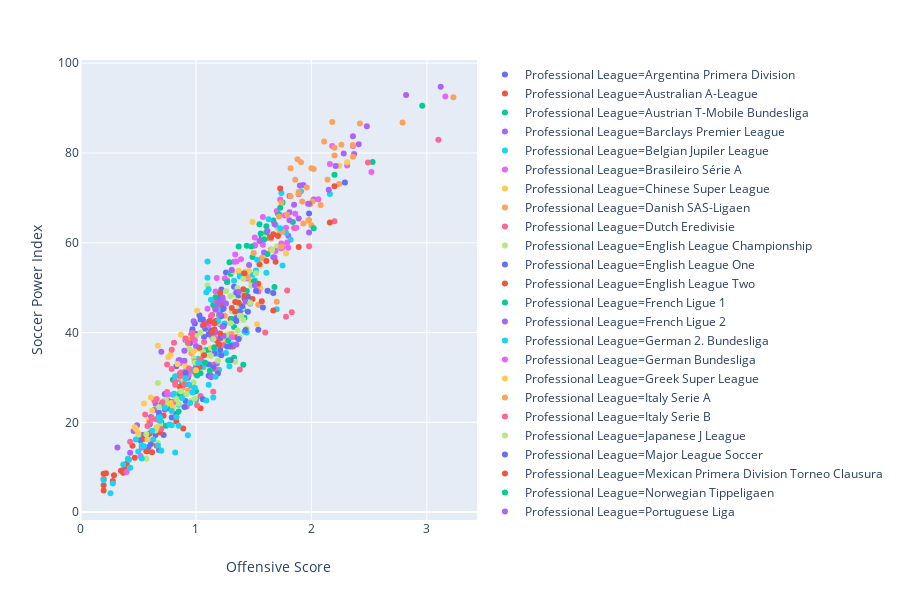

Here is the notebook cell this chart was saved with:
### Markdown cell above
## SPI by Offensive Score Plot
Using Seaborn, I plot the Soccer Power Index (SPI) values on Offensive Score values, while coloring the data points by league. SPI and Offensive Scores have a tight linear relationship because a team's SPI is at least partially based on a its offensive abilities, in addition to defense, how much it spends in the transfer market, and match performance. 

Looking at the coloring, the teams with the strongest offense are from the Premier League, Bundesliga, and Spanish Division. These leagues traditionally attract superstar attacking talents, and the respective teams also perform well in continental competitions. The Italian Serie A hosts many teams that have high SPIs, yet their offensive scores are lower on average -- this league is traditionally known for its defensive emphasis.

### Code cell
#Plot of Soccer Power Index on Offensive Score by national league 
#sns.relplot(x="Offensive Score", y="Soccer Power Index", hue="Professional League", data=club_data);
px.scatter(club_data, x="Offensive Score", y="Soccer Power Index", color="Professional League")

### Figure 1 — Plotly figure (JSON) as saved in the notebook; plotly's stock layout.template omitted (floating-point values rounded to 4 significant figures)
{"data": [{"hovertemplate": "Professional League=Argentina Primera Division<br>Offensive Score=%{x}<br>Soccer Power Index=%{y}<extra></extra>", "legendgroup": "Professional League=Argentina Primera Division", "marker": {"color": "#636efa", "symbol": "circle"}, "mode": "markers", "name": "Professional League=Argentina Primera Division", "showlegend": true, "type": "scatter", "uid": "f545c9b3-5660-4845-bd04-8e139cfa1a5d", "x": [1.61, 1.57, 1.51, 1.26, 1.33, 1.22, 1.2, 1.22, 1.17, 1.23, 1.39, 1.17, 1.03, 1.06, 1.04, 0.99, 1.08, 0.97, 1.13, 0.97, 0.97, 1.11, 1.07, 1.15, 0.91, 0.95], "xaxis": "x", "y": [61.93, 61.42, 59.4, 53.39, 50.18, 49.56, 47.8, 46.27, 45.58, 45.16, 45.16, 45.13, 43.83, 42.89, 42.88, 42.01, 40.82, 40.74, 40.48, 40.26, 39.76, 39.6, 39.03, 38.57, 38.35, 37.68], "yaxis": "y"}, {"hovertemplate": "Professional League=Australian A-League<br>Offensive Score=%{x}<br>Soccer Power Index=%{y}<extra></extra>", "legendgroup": "Professional League=Australian A-League", "marker": {"color": "#EF553B", "symbol": "circle"}, "mode": "markers", "name": "Professional League=Australian A-League", "showlegend": true, "type": "scatter", "uid": "b30af34e-0d7b-4d54-8de6-6551452c77d7", "x": [1.49, 1.3, 1.16, 1.35, 1.32, 1.32, 1.02, 1.13, 1.04, 0.89], "xaxis": "x", "y": [47.46, 43.01, 40.66, 38.97, 36.89, 33.92, 33.76, 30.35, 23.12, 18.64], "yaxis": "y"}, {"hovertemplate": "Professional League=Austrian T-Mobile Bundesliga<br>Offensive Score=%{x}<br>Soccer Power Index=%{y}<extra></extra>", "legendgroup": "Professional League=Austrian T-Mobile Bundesliga", "marker": {"color": "#00cc96", "symbol": "circle"}, "mode": "markers", "name": "Professional League=Austrian T-Mobile Bundesliga", "showlegend": true, "type": "scatter", "uid": "aaed53c2-62c1-49c2-9feb-0a031248f09d", "x": [2.53, 1.84, 1.44, 1.15, 1.42, 1.31, 1.33, 1.11, 1.08, 1.33, 1.41, 0.8], "xaxis": "x", "y": [77.99, 64.62, 49.25, 46.16, 43.28, 43.01, 41.24, 36.13, 36.08, 34.37, 32.82, 29.51], "yaxis": "y"}, {"hovertemplate": "Professional League=Barclays Premier League<br>Offensive Score=%{x}<br>Soccer Power Index=%{y}<extra></extra>", "legendgroup": "Professional League=Barclays Premier League", "marker": {"color": "#ab63fa", "symbol": "circle"}, "mode": "markers", "name": "Professional League=Barclays Premier League", "showlegend": true, "type": "scatter", "uid": "96de851b-4193-4223-82f9-a624e32997ea", "x": [3.12, 2.82, 2.48, 2.36, 2.41, 2.37, 1.93, 1.9, 1.89, 1.81, 2.02, 1.81, 1.71, 1.89, 1.81, 1.8, 1.62, 1.59, 1.68, 1.38], "xaxis": "x", "y": [94.75, 92.89, 85.96, 83.73, 81.93, 79.77, 72.86, 72.75, 70.82, 70.44, 69.66, 66.77, 66.53, 65.4, 65.02, 61.56, 61.11, 57.83, 56.74, 53.18], "yaxis": "y"}, {"hovertemplate": "Professional League=Belgian Jupiler League<br>Offensive Score=%{x}<br>Soccer Power Index=%{y}<extra></extra>", "legendgroup": "Professional League=Belgian Jupiler League", "marker": {"color": "#19d3f3", "symbol": "circle"}, "mode": "markers", "name": "Professional League=Belgian Jupiler League", "showlegend": true, "type": "scatter", "uid": "2681c159-f023-41e7-b543-29e0fe5506d4", "x": [2.16, 1.78, 1.82, 1.52, 1.61, 1.49, 1.38, 1.51, 1.2, 1.41, 1.7, 1.42, 1.19, 1.02, 1.05, 1.2], "xaxis": "x", "y": [70.87, 62.21, 60.67, 53.81, 53.33, 52.86, 52.46, 51.61, 45.54, 45.26, 45.21, 40.16, 35.25, 34.18, 33.19, 31.72], "yaxis": "y"}, {"hovertemplate": "Professional League=Brasileiro Série A<br>Offensive Score=%{x}<br>Soccer Power Index=%{y}<extra></extra>", "legendgroup": "Professional League=Brasileiro Série A", "marker": {"color": "#e763fa", "symbol": "circle"}, "mode": "markers", "name": "Professional League=Brasileiro Série A", "showlegend": true, "type": "scatter", "uid": "2cded091-88c5-45ca-8f54-bf32ac205496", "x": [1.73, 1.7, 1.58, 1.51, 1.58, 1.51, 1.34, 1.39, 1.35, 1.33, 1.18, 1.25, 1.27, 1.27, 1.17, 1.1, 1.13, 1.21, 1.11, 0.86], "xaxis": "x", "y": [69.61, 67.07, 65.74, 61.16, 59.55, 59.44, 57.4, 56.35, 55.82, 55.75, 52.17, 52.02, 51.58, 51.25, 49.15, 45.32, 43.61, 41.82, 41.57, 33.17], "yaxis": "y"}, {"hovertemplate": "Professional League=Chinese Super League<br>Offensive Score=%{x}<br>Soccer Power Index=%{y}<extra></extra>", "legendgroup": "Professional League=Chinese Super League", "marker": {"color": "#fecb52", "symbol": "circle"}, "mode": "markers", "name": "Professional League=Chinese Super League", "showlegend": true, "type": "scatter", "uid": "caa2c794-df4f-434c-867c-a6db76a5bc5a", "x": [1.97, 1.74, 1.78, 1.48, 1.56, 1.41, 1.39, 1.53, 1.29, 1.25, 1.19, 1.21, 1.13, 1.01, 1.06, 1.03, 1.01, 1.07], "xaxis": "x", "y": [64.89, 58.62, 57.59, 51.29, 49.85, 46.12, 43.73, 41.87, 39.68, 38.39, 37.78, 36.82, 36.53, 36.43, 34.95, 33.73, 33.03, 32.23], "yaxis": "y"}, {"hovertemplate": "Professional League=Danish SAS-Ligaen<br>Offensive Score=%{x}<br>Soccer Power Index=%{y}<extra></extra>", "legendgroup": "Professional League=Danish SAS-Ligaen", "marker": {"color": "#ffa15a", "symbol": "circle"}, "mode": "markers", "name": "Professional League=Danish SAS-Ligaen", "showlegend": true, "type": "scatter", "uid": "c8fe62ab-9f6d-4a6f-a6f9-eef22c2f34e9", "x": [2.08, 2, 1.7, 1.54, 1.25, 1.31, 1.2, 0.96, 0.93, 0.94, 0.88, 0.93, 0.89, 0.78], "xaxis": "x", "y": [68.4, 63.89, 46.87, 46.18, 43.74, 39.65, 37.58, 35.37, 31.98, 30.5, 27.64, 27.01, 26.11, 24.44], "yaxis": "y"}, {"hovertemplate": "Professional League=Dutch Eredivisie<br>Offensive Score=%{x}<br>Soccer Power Index=%{y}<extra></extra>", "legendgroup": "Professional League=Dutch Eredivisie", "marker": {"color": "#ff6692", "symbol": "circle"}, "mode": "markers", "name": "Professional League=Dutch Eredivisie", "showlegend": true, "type": "scatter", "uid": "d5d054eb-cb1c-4c72-b1f6-4d3bb6d951a1", "x": [3.1, 2.49, 2.2, 1.85, 1.98, 1.79, 1.17, 1.83, 1.78, 1.6, 1.19, 1.3, 1.15, 1.17, 1.38, 1.15, 1.04, 0.92], "xaxis": "x", "y": [82.96, 77.89, 64.79, 63.27, 59.23, 49.34, 47, 44.51, 43.52, 40.01, 38.59, 36.82, 32.83, 31.79, 31.75, 26.83, 25.85, 23.54], "yaxis": "y"}, {"hovertemplate": "Professional League=English League Championship<br>Offensive Score=%{x}<br>Soccer Power Index=%{y}<extra></extra>", "legendgroup": "Professional League=English League Championship", "marker": {"color": "#b6e880", "symbol": "circle"}, "mode": "markers", "name": "Professional League=English League Championship", "showlegend": true, "type": "scatter", "uid": "c27172ba-b0b3-416e-a44c-c570e0e85a6e", "x": [1.71, 1.59, 1.78, 1.7, 1.59, 1.56, 1.43, 1.52, 1.3, 1.1, 1.36, 1.26, 1.34, 1.3, 1.36, 1.24, 1.39, 1.37, 1.31, 1.21, 1.26, 1.06, 0.98, 1.04], "xaxis": "x", "y": [63.1, 61.31, 59.21, 59.18, 56.45, 54.89, 53.61, 53.19, 52.85, 50.51, 49.9, 49.2, 48.57, 48.07, 47.98, 47.24, 46.16, 45.21, 44.76, 42.05, 39.47, 35.83, 34.35, 34.06], "yaxis": "y"}, {"hovertemplate": "Professional League=English League One<br>Offensive Score=%{x}<br>Soccer Power Index=%{y}<extra></extra>", "legendgroup": "Professional League=English League One", "marker": {"color": "#636efa", "symbol": "circle"}, "mode": "markers", "name": "Professional League=English League One", "showlegend": true, "type": "scatter", "uid": "81420154-faec-4098-b12f-62d23925af82", "x": [1.37, 1.47, 1, 1.21, 0.83, 1.11, 0.93, 0.73, 0.76, 0.7, 0.9, 0.68, 0.83, 0.68, 0.79, 0.6, 0.72, 0.65, 0.54, 0.52, 0.61, 0.59, 0.68, 0.58], "xaxis": "x", "y": [48.29, 46.46, 39.7, 36.13, 32.5, 30.36, 29.93, 26.3, 24.74, 23.89, 23.43, 22.15, 21.87, 21.47, 21.07, 19.57, 17.18, 17.18, 17.15, 15.94, 15.15, 14.5, 13.84, 13.57], "yaxis": "y"}, {"hovertemplate": "Professional League=English League Two<br>Offensive Score=%{x}<br>Soccer Power Index=%{y}<extra></extra>", "legendgroup": "Professional League=English League Two", "marker": {"color": "#EF553B", "symbol": "circle"}, "mode": "markers", "name": "Professional League=English League Two", "showlegend": true, "type": "scatter", "uid": "e3bcbc39-87e2-402c-9c94-e2b34e35d29c", "x": [0.76, 0.72, 0.83, 0.83, 0.69, 0.6, 0.58, 0.55, 0.66, 0.45, 0.57, 0.62, 0.47, 0.4, 0.38, 0.35, 0.37, 0.22, 0.2, 0.29, 0.2, 0.28, 0.2, 0.2], "xaxis": "x", "y": [23.18, 21.48, 21.26, 20.17, 17.72, 17.49, 17.03, 16.33, 14.85, 14.78, 13.55, 13.35, 12.13, 10.76, 9.66, 9.22, 8.74, 8.66, 8.56, 8.22, 7.34, 6.94, 5.99, 4.81], "yaxis": "y"}, {"hovertemplate": "Professional League=French Ligue 1<br>Offensive Score=%{x}<br>Soccer Power Index=%{y}<extra></extra>", "legendgroup": "Professional League=French Ligue 1", "marker": {"color": "#00cc96", "symbol": "circle"}, "mode": "markers", "name": "Professional League=French Ligue 1", "showlegend": true, "type": "scatter", "uid": "7683b0c9-aaf2-4231-9823-3f45a48de18f", "x": [2.96, 2.2, 1.75, 1.73, 1.72, 1.67, 1.55, 1.61, 1.61, 1.56, 1.59, 1.44, 1.37, 1.48, 1.62, 1.49, 1.29, 1.3, 1.27, 1.17], "xaxis": "x", "y": [90.54, 75.14, 68.97, 67.8, 66.27, 64.97, 64.13, 63.67, 62.38, 62.08, 60.72, 59.31, 59.19, 59.17, 57.51, 56.81, 55.68, 53.09, 51.27, 47.86], "yaxis": "y"}, {"hovertemplate": "Professional League=French Ligue 2<br>Offensive Score=%{x}<br>Soccer Power Index=%{y}<extra></extra>", "legendgroup": "Professional League=French Ligue 2", "marker": {"color": "#ab63fa", "symbol": "circle"}, "mode": "markers", "name": "Professional League=French Ligue 2", "showlegend": true, "type": "scatter", "uid": "19c40a01-ffe0-4c44-bd09-cdd7883a7dea", "x": [1.2, 0.96, 1.14, 0.7, 0.86, 0.85, 1.18, 1, 1.13, 0.83, 0.9, 0.65, 0.73, 0.64, 0.61, 0.49, 0.46, 0.51, 0.32, 0.43], "xaxis": "x", "y": [46.41, 39.62, 39.05, 35.74, 33.83, 33.82, 33.08, 32.55, 30.02, 29.56, 28.37, 24.13, 22.81, 22.77, 21.2, 19.35, 18.08, 17.11, 14.39, 13.2], "yaxis": "y"}, {"hovertemplate": "Professional League=German 2. Bundesliga<br>Offensive Score=%{x}<br>Soccer Power Index=%{y}<extra></extra>", "legendgroup": "Professional League=German 2. Bundesliga", "marker": {"color": "#19d3f3", "symbol": "circle"}, "mode": "markers", "name": "Professional League=German 2. Bundesliga", "showlegend": true, "type": "scatter", "uid": "d0790556-c7c4-425c-b146-72b6a66182b5", "x": [1.75, 1.21, 1.25, 1.44, 1.32, 1.16, 1.26, 1.03, 1.06, 1.06, 0.98, 0.95, 0.91, 1, 0.88, 0.86, 0.8, 0.85], "xaxis": "x", "y": [54.94, 43.53, 42.01, 40.01, 37.31, 36.38, 35.42, 33.83, 33.36, 32.34, 31.75, 31.45, 31.45, 30.78, 30.44, 26.53, 26.12, 23.91], "yaxis": "y"}, {"hovertemplate": "Professional League=German Bundesliga<br>Offensive Score=%{x}<br>Soccer Power Index=%{y}<extra></extra>", "legendgroup": "Professional League=German Bundesliga", "marker": {"color": "#e763fa", "symbol": "circle"}, "mode": "markers", "name": "Professional League=German Bundesliga", "showlegend": true, "type": "scatter", "uid": "18ecd11d-583e-47ca-9d42-9fc8280044c3", "x": [3.16, 2.36, 2.18, 2.16, 2.31, 2.52, 2.06, 1.97, 1.86, 1.78, 1.87, 1.74, 1.75, 1.8, 1.74, 1.69, 1.44, 1.54], "xaxis": "x", "y": [92.57, 81.57, 81.53, 77.57, 77.19, 75.75, 69.71, 68.66, 66.45, 63.35, 63.33, 59.81, 59.01, 58.9, 58.85, 58.16, 52.03, 49.14], "yaxis": "y"}, {"hovertemplate": "Professional League=Greek Super League<br>Offensive Score=%{x}<br>Soccer Power Index=%{y}<extra></extra>", "legendgroup": "Professional League=Greek Super League", "marker": {"color": "#fecb52", "symbol": "circle"}, "mode": "markers", "name": "Professional League=Greek Super League", "showlegend": true, "type": "scatter", "uid": "9eecda4b-a6b3-410a-9a8e-e40d960f08aa", "x": [2.31, 2.24, 1.49, 1.37, 1.46, 1.01, 0.87, 1.17, 0.92, 0.67, 0.78, 0.76, 0.91, 0.83, 0.55, 0.59], "xaxis": "x", "y": [77.95, 77.14, 64.65, 53.75, 53.71, 44.88, 39.49, 38.77, 38.29, 37.04, 35.07, 34.5, 32.56, 29.97, 24.17, 20.33], "yaxis": "y"}, {"hovertemplate": "Professional League=Italy Serie A<br>Offensive Score=%{x}<br>Soccer Power Index=%{y}<extra></extra>", "legendgroup": "Professional League=Italy Serie A", "marker": {"color": "#ffa15a", "symbol": "circle"}, "mode": "markers", "name": "Professional League=Italy Serie A", "showlegend": true, "type": "scatter", "uid": "98092d0e-b914-43a0-83fb-201b78c19504", "x": [2.42, 2.26, 2.2, 2.36, 2, 1.86, 2.24, 2.01, 1.92, 1.74, 1.75, 1.72, 1.65, 1.74, 1.65, 1.5, 1.57, 1.43, 1.45, 1.53], "xaxis": "x", "y": [86.55, 81.81, 81.16, 79.16, 76.57, 74.01, 73.06, 69.27, 69.17, 68.98, 62.5, 61.93, 60.94, 59.16, 58.49, 57.74, 56.63, 52.64, 52.25, 49.91], "yaxis": "y"}, {"hovertemplate": "Professional League=Italy Serie B<br>Offensive Score=%{x}<br>Soccer Power Index=%{y}<extra></extra>", "legendgroup": "Professional League=Italy Serie B", "marker": {"color": "#ff6692", "symbol": "circle"}, "mode": "markers", "name": "Professional League=Italy Serie B", "showlegend": true, "type": "scatter", "uid": "f2bdc0f7-bd8d-436f-8ad6-e3ed6089c445", "x": [1.24, 1.04, 0.99, 0.94, 1.01, 0.99, 0.87, 0.92, 0.92, 0.75, 0.64, 0.73, 0.8, 0.83, 0.67, 0.66, 0.6, 0.58, 0.7], "xaxis": "x", "y": [37.2, 33.98, 33.53, 31.98, 31.47, 31.16, 31.12, 30.82, 30.15, 26.73, 24.85, 24.75, 24.56, 24.53, 20.86, 20.64, 19.94, 19.16, 18.56], "yaxis": "y"}, {"hovertemplate": "Professional League=Japanese J League<br>Offensive Score=%{x}<br>Soccer Power Index=%{y}<extra></extra>", "legendgroup": "Professional League=Japanese J League", "marker": {"color": "#b6e880", "symbol": "circle"}, "mode": "markers", "name": "Professional League=Japanese J League", "showlegend": true, "type": "scatter", "uid": "73f8b288-3f7f-4070-a299-40dbeb8d6485", "x": [1.41, 1.64, 1.41, 1.4, 1.41, 1.44, 1.36, 1.04, 1, 1.38, 0.94, 1.19, 1.34, 0.99, 0.67, 0.92, 0.74, 0.85, 0.75, 0.5], "xaxis": "x", "y": [51.98, 49.1, 48.53, 45.47, 42.77, 40.89, 40.48, 39.93, 39.21, 38.93, 36.4, 33.73, 33.48, 33.33, 28.76, 26.29, 25.05, 24.14, 23.85, 17.25], "yaxis": "y"}, {"hovertemplate": "Professional League=Major League Soccer<br>Offensive Score=%{x}<br>Soccer Power Index=%{y}<extra></extra>", "legendgroup": "Professional League=Major League Soccer", "marker": {"color": "#636efa", "symbol": "circle"}, "mode": "markers", "name": "Professional League=Major League Soccer", "showlegend": true, "type": "scatter", "uid": "b1a6ffcc-3457-4a55-8696-ae8f4412194e", "x": [1.52, 1.62, 1.35, 1.42, 1.4, 1.58, 1.38, 1.35, 1.35, 1.17, 1.24, 1.54, 1.21, 1.37, 1.3, 1.16, 1.22, 1.3, 1.11, 1.15, 1, 1.19, 1.06, 0.91], "xaxis": "x", "y": [49.3, 49.29, 48.92, 47.58, 45.88, 45.6, 44.67, 43.23, 42.55, 42.48, 41.46, 40.61, 38.72, 38.57, 37.07, 35.34, 34.92, 33.84, 32.88, 32.21, 31.72, 30.9, 25.16, 24.77], "yaxis": "y"}, {"hovertemplate": "Professional League=Mexican Primera Division Torneo Clausura<br>Offensive Score=%{x}<br>Soccer Power Index=%{y}<extra></extra>", "legendgroup": "Professional League=Mexican Primera Division Torneo Clausura", "marker": {"color": "#EF553B", "symbol": "circle"}, "mode": "markers", "name": "Professional League=Mexican Primera Division Torneo Clausura", "showlegend": true, "type": "scatter", "uid": "f984dc04-6f67-42cc-9e95-89137f3a1689", "x": [1.67, 1.71, 1.65, 1.55, 1.42, 1.54, 1.41, 1.34, 1.37, 1.23, 1.34, 1.2, 1.17, 1.15, 1.18, 1.03, 1.03, 0.86], "xaxis": "x", "y": [61.92, 61.5, 61.24, 55.21, 53.21, 50.89, 49.64, 46.8, 46.65, 46.12, 44.62, 44.02, 42.59, 39.54, 38.21, 36.62, 32.34, 27.93], "yaxis": "y"}, {"hovertemplate": "Professional League=Norwegian Tippeligaen<br>Offensive Score=%{x}<br>Soccer Power Index=%{y}<extra></extra>", "legendgroup": "Professional League=Norwegian Tippeligaen", "marker": {"color": "#00cc96", "symbol": "circle"}, "mode": "markers", "name": "Professional League=Norwegian Tippeligaen", "showlegend": true, "type": "scatter", "uid": "33313a45-62ea-4406-af68-20895b3c93da", "x": [1.5, 1.68, 1.28, 1.16, 1.28, 1.08, 1.12, 1.04, 1.01, 0.88, 1, 0.98, 0.86, 1, 0.78, 0.85, 0.7, 0.74], "xaxis": "x", "y": [51.39, 50.16, 38.22, 36.74, 33.76, 33.25, 31.51, 30.93, 30.45, 29.04, 26.93, 26.79, 25.9, 25.03, 22.98, 22.39, 20.03, 19.26], "yaxis": "y"}, {"hovertemplate": "Professional League=Portuguese Liga<br>Offensive Score=%{x}<br>Soccer Power Index=%{y}<extra></extra>", "legendgroup": "Professional League=Portuguese Liga", "marker": {"color": "#ab63fa", "symbol": "circle"}, "mode": "markers", "name": "Professional League=Portuguese Liga", "showlegend": true, "type": "scatter", "uid": "70cc8fe3-a6db-4c8e-9141-aad91e6374d3", "x": [2.28, 2.21, 1.85, 1.62, 1.31, 1.23, 1.23, 1.43, 1.19, 0.98, 1.12, 1.09, 1.06, 1.23, 1.17, 1.24, 1, 0.9], "xaxis": "x", "y": [79.87, 77.07, 68.48, 62.61, 53.91, 47.79, 47.14, 46.94, 46.65, 42.49, 42.49, 42.23, 41.59, 41.27, 40.13, 39.25, 37.02, 33.7], "yaxis": "y"}, {"hovertemplate": "Professional League=Russian Premier Liga<br>Offensive Score=%{x}<br>Soccer Power Index=%{y}<extra></extra>", "legendgroup": "Professional League=Russian Premier Liga", "marker": {"color": "#19d3f3", "symbol": "circle"}, "mode": "markers", "name": "Professional League=Russian Premier Liga", "showlegend": true, "type": "scatter", "uid": "2e57c70f-7006-4982-bea0-fcb0ee837766", "x": [1.91, 1.74, 1.63, 1.69, 1.73, 1.53, 1.1, 1.1, 1.33, 1.11, 1.09, 1.13, 1.2, 1.19, 1.02, 0.82], "xaxis": "x", "y": [71.49, 71.1, 65.21, 63.94, 63.23, 56.23, 55.85, 52.2, 51.53, 49.66, 48.97, 47.3, 43.76, 42.45, 33.22, 30.24], "yaxis": "y"}, {"hovertemplate": "Professional League=Scottish Premiership<br>Offensive Score=%{x}<br>Soccer Power Index=%{y}<extra></extra>", "legendgroup": "Professional League=Scottish Premiership", "marker": {"color": "#e763fa", "symbol": "circle"}, "mode": "markers", "name": "Professional League=Scottish Premiership", "showlegend": true, "type": "scatter", "uid": "7ae22fa5-533c-4ea6-9607-1d8a96576e68", "x": [1.77, 1.79, 1.31, 1.16, 0.99, 0.93, 0.75, 0.76, 0.62, 0.53, 0.52, 0.4], "xaxis": "x", "y": [66.06, 60.03, 38.93, 38.83, 38.23, 30.47, 26.3, 26.19, 20.72, 14.31, 12.48, 8.96], "yaxis": "y"}, {"hovertemplate": "Professional League=South African ABSA Premier League<br>Offensive Score=%{x}<br>Soccer Power Index=%{y}<extra></extra>", "legendgroup": "Professional League=South African ABSA Premier League", "marker": {"color": "#fecb52", "symbol": "circle"}, "mode": "markers", "name": "Professional League=South African ABSA Premier League", "showlegend": true, "type": "scatter", "uid": "34199c7d-b046-4972-b527-a83ebeb27d97", "x": [0.94, 0.98, 1.13, 0.84, 1, 0.89, 0.61, 0.78, 0.8, 0.62, 0.69, 0.66, 0.47, 0.48, 0.5, 0.58], "xaxis": "x", "y": [38.69, 35.77, 34.85, 32.98, 31.59, 29.33, 25.53, 24.31, 23.3, 22.58, 20.82, 18.92, 18.88, 18.52, 17.61, 16.2], "yaxis": "y"}, {"hovertemplate": "Professional League=Spanish Primera Division<br>Offensive Score=%{x}<br>Soccer Power Index=%{y}<extra></extra>", "legendgroup": "Professional League=Spanish Primera Division", "marker": {"color": "#ffa15a", "symbol": "circle"}, "mode": "markers", "name": "Professional League=Spanish Primera Division", "showlegend": true, "type": "scatter", "uid": "9fe28a02-f531-4d56-a240-e5cd90f9499c", "x": [3.23, 2.18, 2.79, 2.11, 2.36, 2.2, 1.88, 1.91, 1.82, 2.02, 2.14, 1.96, 1.89, 1.89, 1.82, 1.99, 1.79, 1.72, 1.98, 1.93], "xaxis": "x", "y": [92.43, 86.92, 86.77, 82.57, 81.78, 79.43, 78.62, 77.95, 76.57, 76.41, 74.06, 72.33, 71.3, 70.91, 70.38, 68.64, 66.24, 65.82, 65.06, 64.29], "yaxis": "y"}, {"hovertemplate": "Professional League=Spanish Segunda Division<br>Offensive Score=%{x}<br>Soccer Power Index=%{y}<extra></extra>", "legendgroup": "Professional League=Spanish Segunda Division", "marker": {"color": "#ff6692", "symbol": "circle"}, "mode": "markers", "name": "Professional League=Spanish Segunda Division", "showlegend": true, "type": "scatter", "uid": "1a83b7df-7a8f-4f8c-907b-747251cebf66", "x": [1.14, 0.97, 0.97, 0.91, 1.07, 0.81, 0.93, 0.79, 0.75, 0.79, 0.86, 0.86, 0.82, 0.9, 0.82, 0.96, 0.66, 0.71, 1.01, 0.56, 0.62, 0.43], "xaxis": "x", "y": [43.97, 39.92, 38.74, 38.68, 37.87, 37.74, 37.66, 36.14, 32.87, 31.9, 30.85, 30.33, 29.06, 28.57, 28.36, 28.15, 25.2, 24.49, 23.83, 21.75, 20.99, 15.66], "yaxis": "y"}, {"hovertemplate": "Professional League=Swedish Allsvenskan<br>Offensive Score=%{x}<br>Soccer Power Index=%{y}<extra></extra>", "legendgroup": "Professional League=Swedish Allsvenskan", "marker": {"color": "#b6e880", "symbol": "circle"}, "mode": "markers", "name": "Professional League=Swedish Allsvenskan", "showlegend": true, "type": "scatter", "uid": "8f22a609-1860-4284-93e1-ef3eeb65ad7f", "x": [1.66, 1.32, 1.48, 1.47, 1.38, 1.3, 1.15, 1.12, 0.98, 0.87, 0.99, 0.83, 0.96, 0.68, 0.69, 0.65, 0.57, 0.67, 0.57], "xaxis": "x", "y": [58.38, 53.57, 50.46, 46.57, 43.72, 42.05, 38.55, 34.95, 28.86, 26.91, 25.27, 25.2, 24.82, 23.44, 19.72, 18.19, 17.36, 15.39, 11.9], "yaxis": "y"}, {"hovertemplate": "Professional League=Swiss Raiffeisen Super League<br>Offensive Score=%{x}<br>Soccer Power Index=%{y}<extra></extra>", "legendgroup": "Professional League=Swiss Raiffeisen Super League", "marker": {"color": "#636efa", "symbol": "circle"}, "mode": "markers", "name": "Professional League=Swiss Raiffeisen Super League", "showlegend": true, "type": "scatter", "uid": "7993e52f-da6d-4151-a302-c5a5349fd703", "x": [2.29, 1.98, 1.67, 1.45, 1.24, 1.45, 1.22, 1.43, 1.27, 0.91], "xaxis": "x", "y": [73.44, 66.5, 48.79, 48.01, 45.35, 44.62, 43.69, 40.55, 36.87, 30.98], "yaxis": "y"}, {"hovertemplate": "Professional League=Turkish Turkcell Super Lig<br>Offensive Score=%{x}<br>Soccer Power Index=%{y}<extra></extra>", "legendgroup": "Professional League=Turkish Turkcell Super Lig", "marker": {"color": "#EF553B", "symbol": "circle"}, "mode": "markers", "name": "Professional League=Turkish Turkcell Super Lig", "showlegend": true, "type": "scatter", "uid": "7bb16cfa-d981-4110-8284-2ae153ae818c", "x": [2.2, 1.73, 2.16, 1.89, 1.61, 1.69, 1.21, 1.42, 1.57, 1.31, 1.67, 1.12, 1.16, 1.07, 1.14, 1.21, 1.2, 1.07], "xaxis": "x", "y": [72.58, 72.07, 64.52, 59.07, 55.95, 55.77, 48.79, 48.17, 46.96, 45.47, 44.9, 42.56, 42.04, 41.8, 40.17, 39.79, 37.34, 34.94], "yaxis": "y"}, {"hovertemplate": "Professional League=UEFA Champions League<br>Offensive Score=%{x}<br>Soccer Power Index=%{y}<extra></extra>", "legendgroup": "Professional League=UEFA Champions League", "marker": {"color": "#00cc96", "symbol": "circle"}, "mode": "markers", "name": "Professional League=UEFA Champions League", "showlegend": true, "type": "scatter", "uid": "34e32440-3f33-4e3b-8dcf-779ea1e9959f", "x": [2.02], "xaxis": "x", "y": [63.24], "yaxis": "y"}, {"hovertemplate": "Professional League=UEFA Europa League<br>Offensive Score=%{x}<br>Soccer Power Index=%{y}<extra></extra>", "legendgroup": "Professional League=UEFA Europa League", "marker": {"color": "#ab63fa", "symbol": "circle"}, "mode": "markers", "name": "Professional League=UEFA Europa League", "showlegend": true, "type": "scatter", "uid": "7ec308d5-3c9d-4371-bb42-6d444ae1ec23", "x": [2.15, 1.98, 1.68, 1.98, 1.55, 1.67, 1.46, 1.31, 1.51, 1.37, 1.26, 1.19, 1.17, 1.21, 1.35, 0.9], "xaxis": "x", "y": [71.79, 68.7, 64.16, 62.31, 60.37, 56.76, 55.07, 53.85, 50.51, 49.03, 46.48, 46.43, 45.21, 44.06, 37.32, 35.94], "yaxis": "y"}, {"hovertemplate": "Professional League=United Soccer League<br>Offensive Score=%{x}<br>Soccer Power Index=%{y}<extra></extra>", "legendgroup": "Professional League=United Soccer League", "marker": {"color": "#19d3f3", "symbol": "circle"}, "mode": "markers", "name": "Professional League=United Soccer League", "showlegend": true, "type": "scatter", "uid": "8c0f1c6d-cbee-4e14-bd4b-8b665c176231", "x": [1.29, 1.17, 0.91, 0.94, 1.11, 0.99, 0.97, 0.81, 1.15, 0.88, 1.09, 0.95, 0.73, 0.79, 0.83, 0.69, 0.68, 0.69, 0.77, 0.79, 0.85, 0.62, 0.93, 0.48, 0.63, 0.53, 0.67, 0.55, 0.7, 0.5, 0.82, 0.53, 0.41, 0.42, 0.37, 0.43, 0.2, 0.28, 0.26], "xaxis": "x", "y": [32.47, 30.17, 29.8, 28.45, 28.38, 27.68, 26.63, 26.37, 25.53, 25.44, 24.88, 24.31, 23.32, 22.53, 21.21, 21.13, 21.07, 20.37, 19.54, 19.37, 19.23, 18.11, 17.11, 16.18, 16.15, 14.92, 14.86, 14.69, 13.67, 13.49, 13.27, 11.94, 11.9, 11.67, 10.59, 9.86, 7.15, 6.35, 4.2], "yaxis": "y"}], "layout": {"grid": {"xaxes": ["x"], "xgap": 0.1, "xside": "bottom", "yaxes": ["y"], "ygap": 0.1, "yside": "left"}, "height": 600, "legend": {"tracegroupgap": 0}, "margin": {"t": 60}, "xaxis": {"title": {"text": "Offensive Score"}}, "yaxis": {"title": {"text": "Soccer Power Index"}}}}
